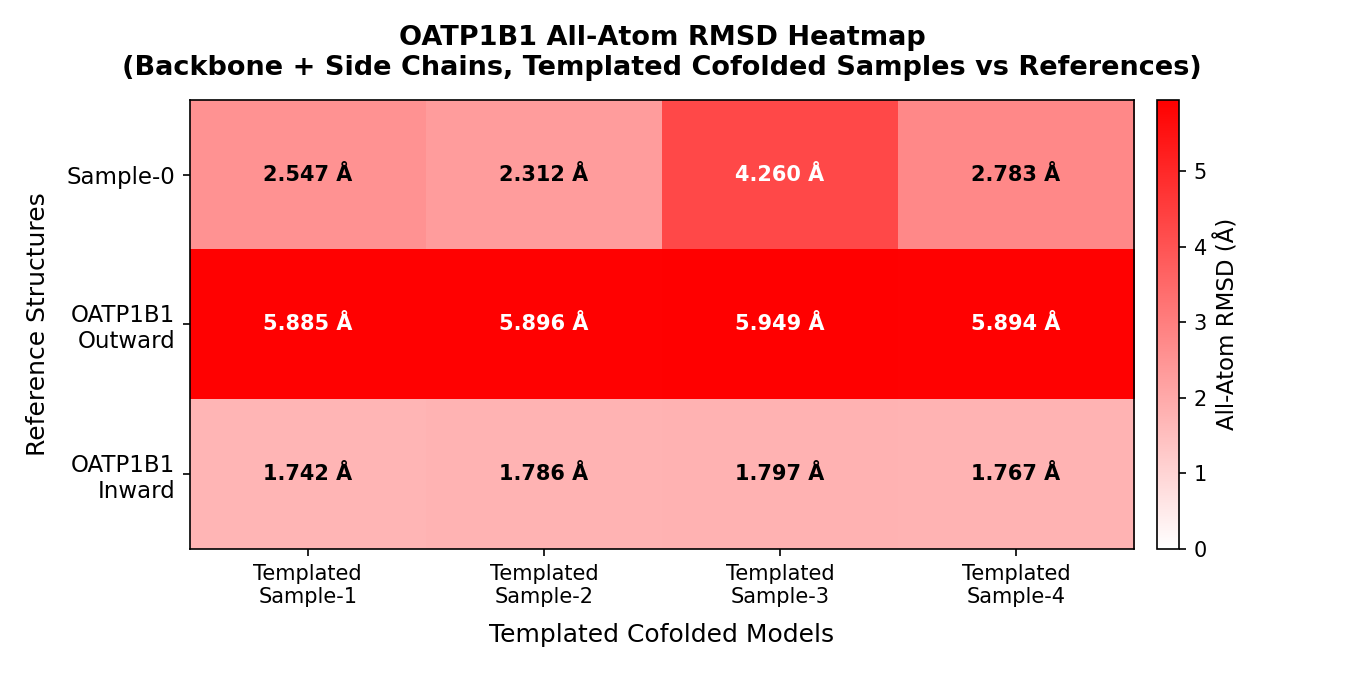

Reproduce this figure in Python.
import matplotlib.pyplot as plt
import matplotlib.colors as mcolors
import numpy as np
from Bio.PDB import MMCIFParser, Superimposer
import warnings
from Bio.PDB.PDBExceptions import PDBConstructionWarning
warnings.filterwarnings("ignore", category=PDBConstructionWarning)

# ── Paths ──────────────────────────────────────────────────────────────────────
BASE = "/mnt/gs21/scratch/renaldse/AlphaFold3/outputs/OATP1B1_E3S_templated_cofold_May21_2026_11.14AM/oatp1b1"
SEED = "seed-1655790885"
STRUCT_BASE = "/mnt/gs21/scratch/renaldse/AlphaFold3/inputs/structures"

COL_LABELS = ["Templated\nSample-1", "Templated\nSample-2",
               "Templated\nSample-3", "Templated\nSample-4"]
COL_PATHS  = [f"{BASE}/{SEED}_sample-{i}/model.cif" for i in range(1, 5)]

ROW_LABELS = ["Sample-0", "OATP1B1\nOutward", "OATP1B1\nInward"]
ROW_PATHS  = [
    f"{BASE}/{SEED}_sample-0/model.cif",
    f"{STRUCT_BASE}/OATP1B1_outward.cif",
    f"{STRUCT_BASE}/OATP1B1_inward.cif",
]

# Backbone + side chain heavy atoms to include
HEAVY_ATOMS = {"N", "CA", "C", "O", "CB", "CG", "CG1", "CG2", "CD", "CD1",
               "CD2", "CE", "CE1", "CE2", "CE3", "CZ", "CZ2", "CZ3", "CH2",
               "ND1", "ND2", "NE", "NE1", "NE2", "NH1", "NH2", "NZ",
               "OD1", "OD2", "OE1", "OE2", "OG", "OG1", "OH",
               "SD", "SG"}

# ── Helpers ────────────────────────────────────────────────────────────────────
def load_structure(path):
    parser = MMCIFParser(QUIET=True)
    return parser.get_structure("model", path)

def get_chain(structure, chain_id="A"):
    model = structure[0]
    if chain_id in model:
        return model[chain_id]
    return next(iter(model.get_chains()))

def get_heavy_atoms_by_resnum(chain):
    """Return dict of {res_num: [atoms]} for all backbone+sidechain heavy atoms."""
    res_atoms = {}
    for residue in chain.get_residues():
        resnum = residue.get_id()[1]
        atoms = [a for a in residue.get_atoms() if a.get_name() in HEAVY_ATOMS]
        if atoms:
            res_atoms[resnum] = atoms
    return res_atoms

def align_and_rmsd_allatom(ref_path, mob_path):
    """Align by residue sequence number, then compute all-atom RMSD on shared residues."""
    ref_struct = load_structure(ref_path)
    mob_struct = load_structure(mob_path)

    ref_chain = get_chain(ref_struct)
    mob_chain = get_chain(mob_struct)

    ref_res = get_heavy_atoms_by_resnum(ref_chain)
    mob_res = get_heavy_atoms_by_resnum(mob_chain)

    common_resnums = sorted(set(ref_res.keys()) & set(mob_res.keys()))

    if len(common_resnums) < 10:
        print(f"  WARNING: only {len(common_resnums)} common residues")
        return float("nan"), 0

    # Build matched atom lists — only atoms present in both residues
    ref_atoms = []
    mob_atoms = []
    for resnum in common_resnums:
        ref_atom_names = {a.get_name(): a for a in ref_res[resnum]}
        mob_atom_names = {a.get_name(): a for a in mob_res[resnum]}
        shared_names = sorted(set(ref_atom_names.keys()) & set(mob_atom_names.keys()))
        for name in shared_names:
            ref_atoms.append(ref_atom_names[name])
            mob_atoms.append(mob_atom_names[name])

    if len(ref_atoms) < 4:
        return float("nan"), 0

    sup = Superimposer()
    sup.set_atoms(ref_atoms, mob_atoms)
    return round(sup.rms, 3), len(ref_atoms)

# ── Compute RMSD matrix ────────────────────────────────────────────────────────
print("Computing all-atom RMSD (backbone + side chains) …\n")

rmsd_matrix = np.zeros((len(ROW_LABELS), len(COL_LABELS)))

for r, (rlabel, rpath) in enumerate(zip(ROW_LABELS, ROW_PATHS)):
    for c, (clabel, cpath) in enumerate(zip(COL_LABELS, COL_PATHS)):
        val, n_atoms = align_and_rmsd_allatom(rpath, cpath)
        rmsd_matrix[r, c] = val
        print(f"  {rlabel.replace(chr(10),' ')} vs {clabel.replace(chr(10),' ')}: {val} Å  ({n_atoms} atoms)")

print("\nRMSD matrix computed successfully.")

# ── Plot ───────────────────────────────────────────────────────────────────────
fig, ax = plt.subplots(figsize=(9, 4.5))

cmap = mcolors.LinearSegmentedColormap.from_list("white_red", ["white", "red"])
vmin, vmax = 0, max(rmsd_matrix.max(), 4.0)
im = ax.imshow(rmsd_matrix, cmap=cmap, vmin=vmin, vmax=vmax, aspect="auto")

cbar = fig.colorbar(im, ax=ax, pad=0.02)
cbar.set_label("All-Atom RMSD (Å)", fontsize=11)

ax.set_xticks(range(len(COL_LABELS)))
ax.set_xticklabels(COL_LABELS, fontsize=10)
ax.set_yticks(range(len(ROW_LABELS)))
ax.set_yticklabels(ROW_LABELS, fontsize=11)

ax.set_xlabel("Templated Cofolded Models", fontsize=12, labelpad=8)
ax.set_ylabel("Reference Structures", fontsize=12, labelpad=8)
ax.set_title("OATP1B1 All-Atom RMSD Heatmap\n(Backbone + Side Chains, Templated Cofolded Samples vs References)",
             fontsize=13, fontweight="bold", pad=12)

for r in range(len(ROW_LABELS)):
    for c in range(len(COL_LABELS)):
        val = rmsd_matrix[r, c]
        norm_val = (val - vmin) / (vmax - vmin)
        text_color = "white" if norm_val > 0.5 else "black"
        ax.text(c, r, f"{val:.3f} Å", ha="center", va="center",
                fontsize=10, fontweight="bold", color=text_color)

plt.tight_layout()
out_path = "/mnt/gs21/scratch/renaldse/AlphaFold3/RMSD/rmsd_heatmap_allatom_oatp1b1_templated_cofold.png"
plt.savefig(out_path, dpi=150)
plt.close()
print(f"\nSaved heatmap → {out_path}")
